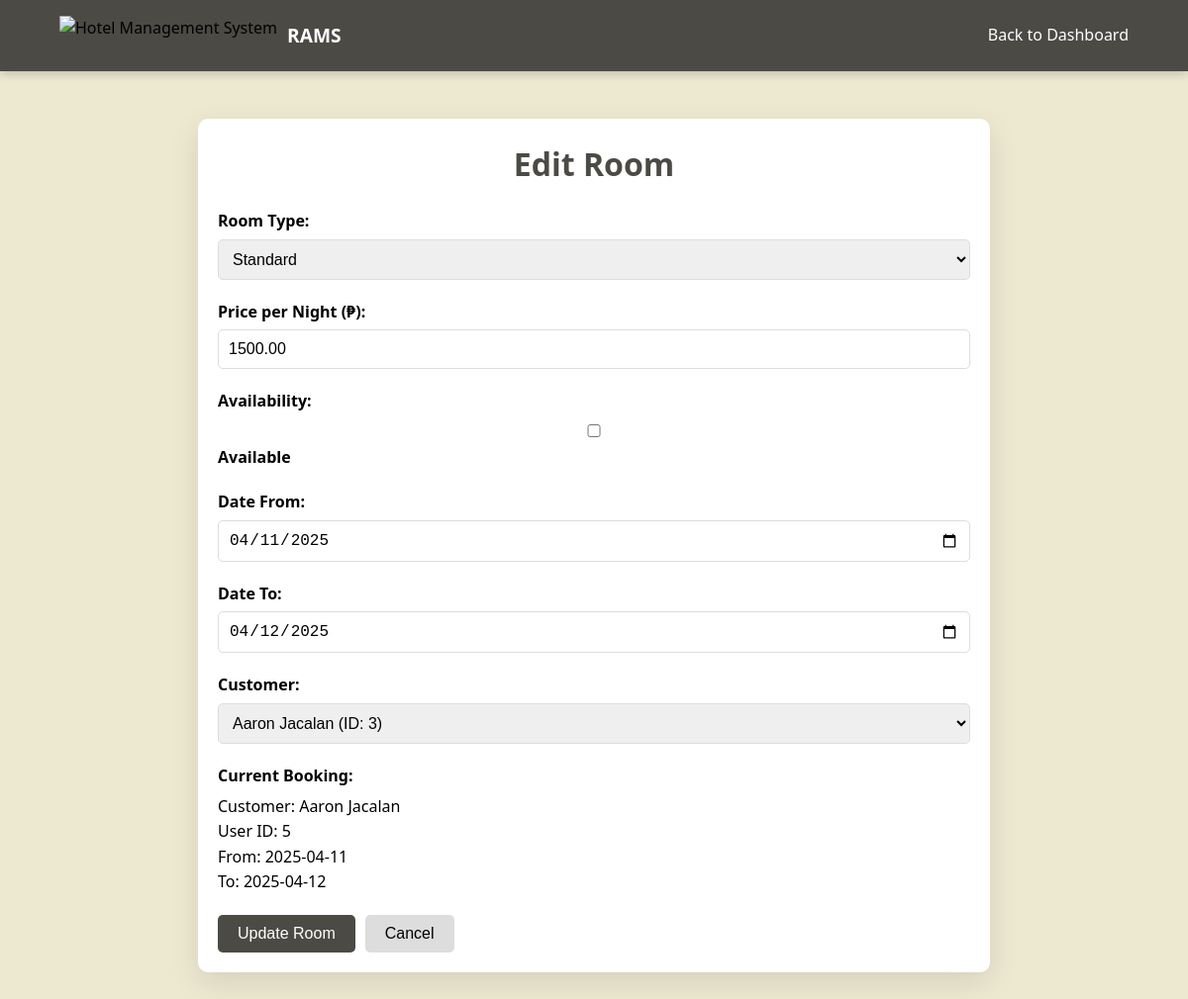
/editRoom.php?id=2 (signed in), run on the app's committed database.
### tables this page shows
CREATE TABLE `tblroom` (
  `roomid` int(11) NOT NULL,
  `customerid` int(11) DEFAULT NULL,
  `isAvailable` tinyint(1) NOT NULL,
  `dateFrom` date NOT NULL,
  `dateTo` date NOT NULL,
  `roomType` varchar(50) NOT NULL,
  `price` decimal(10,2) NOT NULL
);

CREATE TABLE `tblcustomer` (
  `customerid` int(11) NOT NULL,
  `userid` int(11) NOT NULL
);

CREATE TABLE `tbluser` (
  `userid` int(11) NOT NULL,
  `usertype` int(11) NOT NULL,
  `fname` varchar(255) NOT NULL,
  `lname` varchar(255) NOT NULL,
  `birthdate` date NOT NULL,
  `username` varchar(255) NOT NULL,
  `password` varchar(255) NOT NULL
);

### editRoom.php (the view, shortened to what this page needs)
<?php
require_once 'conn.php';
$roomId = $_GET['id'];
$sql = "SELECT r.*, u.userid, u.fname, u.lname
        FROM tblroom r
        LEFT JOIN tblcustomer c ON r.customerid = c.customerid
        LEFT JOIN tbluser u ON c.userid = u.userid
        WHERE r.roomid = ?";
$stmt = $connection->prepare($sql);
$stmt->bind_param("i", $roomId);
$stmt->execute();
$result = $stmt->get_result();
$room = $result->fetch_assoc();
$customersSql = "SELECT c.customerid, u.userid, u.fname, u.lname
                 FROM tblcustomer c
                 JOIN tbluser u ON c.userid = u.userid
                 ORDER BY u.fname, u.lname";
$customersResult = $connection->query($customersSql);
$customers = [];
while ($row = $customersResult->fetch_assoc()) {
    $customers[] = $row;
}
?>
<!DOCTYPE html>
<html>
<head>
    <link rel="stylesheet" href="css/indexStyle.css">
</head>
<body>
    <nav class="navbar">
        <div class="nav-container">
            <div class="logo">
                <img src="https://www.adaptivewfs.com/wp-content/uploads/2020/07/logo-placeholder-image.png" alt="Hotel Management System">
                <h1>RAMS</h1>
            </div>
            <div class="nav-menu">
                <a href="staff_dashboard.php">Back to Dashboard</a>
            </div>
        </div>
    </nav>
    <div class="content">
        <h1>Edit Room</h1>
        <form method="POST" action="">
            <div class="form-group">
                <label for="roomType">Room Type:</label>
                <select name="roomType" id="roomType" required>
                    <option value="1" <?php echo (substr($room['roomType'], 4) == '1') ? 'selected' : ''; ?>>Standard</option>
                </select>
            </div>
            <div class="form-group">
                <label for="price">Price per Night (₱):</label>
                <input type="number" name="price" id="price" step="0.01" min="0" value="<?php echo $room['price']; ?>" required>
            </div>
            <div class="form-group">
                <label for="isAvailable">Availability:</label>
                <input type="checkbox" name="isAvailable" id="isAvailable" <?php echo $room['isAvailable'] ? 'checked' : ''; ?>>
                <label for="isAvailable">Available</label>
            </div>
            <div class="form-group">
                <label for="dateFrom">Date From:</label>
                <input type="date" name="dateFrom" id="dateFrom" value="<?php echo $room['dateFrom']; ?>">
            </div>
            <div class="form-group">
                <label for="dateTo">Date To:</label>
                <input type="date" name="dateTo" id="dateTo" value="<?php echo $room['dateTo']; ?>">
            </div>
            <div class="form-group">
                <label for="customerId">Customer:</label>
                <select name="customerId" id="customerId">
                    <?php foreach ($customers as $customer): ?>
                        <option value="<?php echo $customer['customerid']; ?>"
                                <?php echo ($room['customerid'] == $customer['customerid']) ? 'selected' : ''; ?>>
                            <?php echo htmlspecialchars($customer['fname'] . ' ' . $customer['lname']); ?>
                            (ID: <?php echo $customer['customerid']; ?>)
                        </option>
                    <?php endforeach; ?>
                </select>
            </div>
            <?php if ($room['customerid']): ?>
            <div class="form-group">
                <label>Current Booking:</label>
                <p>
                    Customer: <?php echo htmlspecialchars($room['fname'] . ' ' . $room['lname']); ?><br>
                    User ID: <?php echo $room['userid']; ?><br>
                    From: <?php echo $room['dateFrom']; ?><br>
                    To: <?php echo $room['dateTo']; ?>
                </p>
            </div>
            <?php endif; ?>
            <div class="buttons">
                <button type="submit">Update Room</button>
                <button type="button"><a href="staff_dashboard.php">Cancel</a></button>
            </div>
        </form>
    </div>
</body>
</html>

### css/indexStyle.css (style rules this page uses)
:root { --primary-color: #4b4a45; --secondary-color: #000; --accent-color: #fff; --dark-color: #4b4a45; --light-color: #ede8d0; --button-color: #adad00; --text-color: #000; --transition: all 0.3s ease; }
* { box-sizing: border-box; margin: 0; padding: 0; }
body { font-family: 'Segoe UI', Tahoma, Geneva, Verdana, sans-serif; line-height: 1.6; color: var(--text-color); background-color: var(--light-color); }
.navbar { position: fixed; top: 0; width: 100%; background-color: var(--primary-color); padding: 1rem 0; z-index: 1000; backdrop-filter: blur(5px); box-shadow: 0 2px 10px rgba(0, 0, 0, 0.2); }
.nav-container { display: flex; justify-content: space-between; align-items: center; width: 90%; max-width: 1200px; margin: 0 auto; }
.logo { display: flex; align-items: center; gap: 10px; }
.logo img { height: 40px; }
.logo h1 { color: #fff; font-size: 1.2rem; font-weight: 600; }
.nav-menu { display: flex; gap: 2rem; }
.nav-menu a { color: #fff; text-decoration: none; transition: var(--transition); }
.form-group { margin-bottom: 1.5rem; }
.form-group input, .form-group textarea { width: 100%; padding: 12px 15px; border: 1px solid #ddd; border-radius: 5px; font-size: 1rem; transition: var(--transition); }

### editRoom.php (style rules this page uses)
.content { max-width: 800px; margin: 120px auto; padding: 20px; background-color: #fff; border-radius: 10px; box-shadow: 0 10px 30px rgba(0,0,0,0.1); }
.content h1 { color: var(--primary-color); text-align: center; margin-bottom: 20px; }
.form-group { margin-bottom: 20px; }
.form-group label { display: block; margin-bottom: 5px; font-weight: bold; }
.form-group input, .form-group select { width: 100%; padding: 10px; border: 1px solid #ddd; border-radius: 5px; font-size: 16px; }
.buttons { display: flex; gap: 10px; margin-top: 20px; }
.buttons button { padding: 10px 20px; border: none; border-radius: 5px; cursor: pointer; font-size: 16px; }
.buttons button[type="submit"] { background-color: var(--primary-color); color: white; }
.buttons button[type="button"] { background-color: #ddd; }
.buttons button a { text-decoration: none; color: inherit; }

### data on the page
tblroom: roomType "Standard", price "1500.00", dateFrom "04/11/2025", dateTo "04/12/2025", customerId "Aaron Jacalan (ID: 3)", tbluser.fname+lname "Aaron Jacalan", tbluser.userid "5", dateFrom "2025-04-11", dateTo "2025-04-12"
